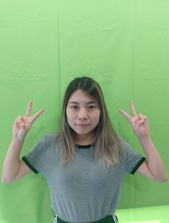
#> input picture stanCode_Project/My_photoshop/me.jpg, 169 x 223 px, shrunk from 1063 x 1404 before the run, found by its file name
$ python best_photoshop_award.py
#> lines starting #> are read from the running program, lines starting #| are printed output that depends on the picture
### stanCode_Project/My_photoshop/simpleimage.py
#!/usr/bin/env python3

"""
Stanford CS106AP SimpleImage

Written by Nick Parlante, Sonja Johnson-Yu, and Nick Bowman.
 -7/2019  version, has file reading, pix, foreach, hidden get/setpix

SimpleImage Features:
Create image:
  image = SimpleImage.blank(400, 200)   # create new image of size
  image = SimpleImage('foo.jpg')        # create from file

Access size
  image.width, image.height

Get pix at x,y
  pix = image.get_pix(x, y)
  # pix is RGB tuple like (100, 200, 0)

Set pix at x,y
  image.set_pix(x, y, pix)   # set data by tuple also

Get Pixel object at x,y
  pixel = image.get_pixel(x, y)
  pixel.red = 0
  pixel.blue = 255

Show image on screen
  image.show()

The main() function below demonstrates the above functions as a test.
"""

import sys
# If the following line fails, "Pillow" needs to be installed
from PIL import Image


def clamp(num):
    """
    Return a "clamped" version of the given num,
    converted to be an int limited to the range 0..255 for 1 byte.
    """
    num = int(num)
    if num < 0:
        return 0
    if num >= 256:
        return 255
    return num


class Pixel(object):
    """
    A pixel at an x,y in a SimpleImage.
    Supports set/get .red .green .blue
    and get .x .y
    """
    def __init__(self, image, x, y):
        self.image = image
        self._x = x
        self._y = y

    def __str__(self):
        return 'r:' + str(self.red) + ' g:' + str(self.green) + ' b:' + str(self.blue)

    # Pillow image stores each pixel color as a (red, green, blue) tuple.
    # So the functions below have to unpack/repack the tuple to change anything.

    @property
    def red(self):
        return self.image.px[self._x, self._y][0]

    @red.setter
    def red(self, value):
        rgb = self.image.px[self._x, self._y]
        self.image.px[self._x, self._y] = (clamp(value), rgb[1], rgb[2])

    @property
    def green(self):
        return self.image.px[self._x, self._y][1]

    @green.setter
    def green(self, value):
        rgb = self.image.px[self._x, self._y]
        self.image.px[self._x, self._y] = (rgb[0], clamp(value), rgb[2])

    @property
    def blue(self):
        return self.image.px[self._x, self._y][2]

    @blue.setter
    def blue(self, value):
        rgb = self.image.px[self._x, self._y]
        self.image.px[self._x, self._y] = (rgb[0], rgb[1], clamp(value))

    @property
    def x(self):
        return self._x

    @property
    def y(self):
        return self._y


# color tuples for background color names 'red' 'white' etc.
BACK_COLORS = {
    'white': (255, 255, 255),
    'black': (0, 0, 0),
    'red': (255, 0, 0),
    'green': (0, 255, 0),
    'blue': (0, 0, 255),
}


class SimpleImage(object):
    def __init__(self, filename, width=0, height=0, back_color=None):
        """
        Create a new image. This case works: SimpleImage('foo.jpg')
        To create a blank image use SimpleImage.blank(500, 300)
        The other parameters here are for internal/experimental use.
        """
        # Create pil_image either from file, or making blank
        if filename:
            self.pil_image = Image.open(filename).convert("RGB")
            if self.pil_image.mode != 'RGB':
                raise Exception('Image file is not RGB')
            self._filename = filename  # hold onto
        else:
            if not back_color:
                back_color = 'white'
            color_tuple = BACK_COLORS[back_color]
            if width == 0 or height == 0:
                raise Exception('Creating blank image requires width/height but got {} {}'
                                .format(width, height))
            self.pil_image = Image.new('RGB', (width, height), color_tuple)
        self.px = self.pil_image.load()
        size = self.pil_image.size
        self._width = size[0]
        self._height = size[1]
        self.curr_x = 0
        self.curr_y = 0

    def __iter__(self):
        return self

    # [26 lines left out: functions __next__, increment_curr_counters, blank, file, not called in this run]

    @property
    def width(self):
        """Width of image in pixels."""
        return self._width

    @property
    def height(self):
        """Height of image in pixels."""
        return self._height

    def get_pixel(self, x, y):
        """
        Returns a Pixel at the given x,y, suitable for getting/setting
        .red .green .blue values.
        """
        if x < 0 or x >= self._width or y < 0 or y >= self.height:
            e = Exception('get_pixel bad coordinate x %d y %d (vs. image width %d height %d)' %
                          (x, y, self._width, self.height))
            raise e
        return Pixel(self, x, y)

    # [14 lines left out: functions set_pixel, set_rgb, not called in this run]

    def _get_pix_(self, x, y):
        """Get pix RGB tuple (200, 100, 50) for the given x,y."""
        return self.px[x, y]

    def _set_pix_(self, x, y, pix):
        """Set the given pix RGB tuple into the image at the given x,y."""
        self.px[x, y] = pix

    def show(self):
        """Displays the image using an external utility."""
        self.pil_image.show()

    def make_as_big_as(self, image):
        """Resizes image to the shape of the given image"""
        self.pil_image = self.pil_image.resize((image.width, image.height))
        self.px = self.pil_image.load()
        size = self.pil_image.size
        self._width = size[0]
        self._height = size[1]


# [30 lines left out: function main, not called in this run]


# [2 lines that do not run on import are left out]

### stanCode_Project/My_photoshop/best_photoshop_award.py
"""
File: best_photoshop_award.py
----------------------------------
This file creates a photoshopped image
that is going to compete for the 2020 Best
Photoshop Award for SC101P.
Please put all the images you use in image_contest folder
and make sure to choose which award you are aiming at
"""
from simpleimage import SimpleImage

# Controls the threshold of detecting green screen pixel
THRESHOLD = 1.2
# Controls the upper bound for black pixel
BLACK_PIXEL = 200

def main():  #主題:被巨貓吃掉之前的觀光客
    """
    TODO: Let the background pic replace the green screen of the figure pic.
    """
    fg = SimpleImage('image_contest/me.jpg')
#> in __init__, self.pil_image is the input picture: PIL image 169x223 RGB; mean R, G, B 137.3, 175.7, 126.8
    bg = SimpleImage('image_contest/back.jpg')
#> call 2 of __init__, with filename = 'image_contest/back.jpg', width = 0, height = 0
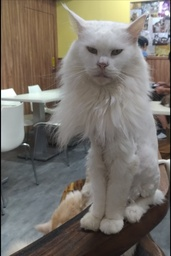
#> input picture stanCode_Project/My_photoshop/back.jpg, 171 x 256 px, shrunk from 1080 x 1615 before the run, found by its file name
#> in __init__, self.pil_image is the input picture: PIL image 171x256 RGB; mean R, G, B 121.1, 115.5, 108
    bg.make_as_big_as(fg)
#> in make_as_big_as, `self.pil_image = self.pil_image.resize((image.width, image.height))`:
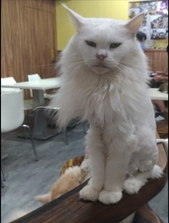
#> self.pil_image: PIL image 169x223 RGB; mean R, G, B 121.1, 115.5, 108
    combined_img = combine(bg, fg)
    combined_img.show()
#> in show, `self.pil_image.show()`:
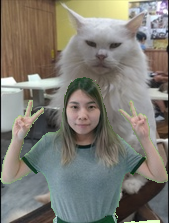
#> shown: PIL image 169x223 RGB; mean R, G, B 126.1, 123.5, 115


def combine(bg,fg):
    for y in range(bg.height):
        for x in range(bg.width):
            pixel_fg = fg.get_pixel(x, y)
            avg = (pixel_fg.red+pixel_fg.blue+pixel_fg.green) // 3
            total = pixel_fg.red+pixel_fg.blue+pixel_fg.green
            if pixel_fg.green > avg*THRESHOLD and total > BLACK_PIXEL:
                pixel_bg = bg.get_pixel(x, y)
                pixel_fg.red = pixel_bg.red
                pixel_fg.blue = pixel_bg.blue
                pixel_fg.green = pixel_bg.green
    return fg

if __name__ == '__main__':
    main()
